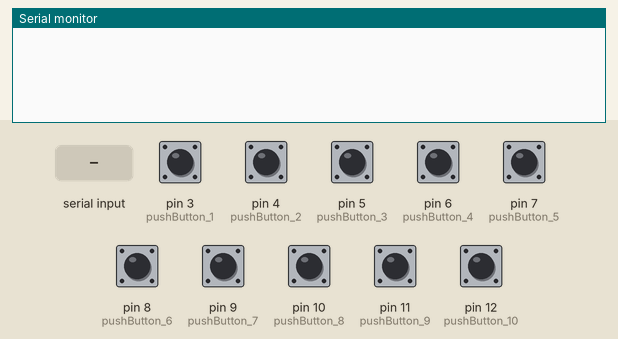
Simulated run of this sketch. Board: Arduino Uno, built with avr-gcc and run on an emulated ATmega328P. Shown: the last lines printed to the serial monitor. The test bench sets the inputs (shaded band); at power-on: pin 3 (pushButton_1), pin 4 (pushButton_2), pin 5 (pushButton_3), pin 6 (pushButton_4), pin 7 (pushButton_5), pin 8 (pushButton_6), pin 9 (pushButton_7), pin 10 (pushButton_8), pin 11 (pushButton_9), pin 12 (pushButton_10) LOW.

Above: at 1.2 s.
1.3 s: pin 3 (pushButton_1) pulled HIGH for 0.15 s
At 2.0 s:
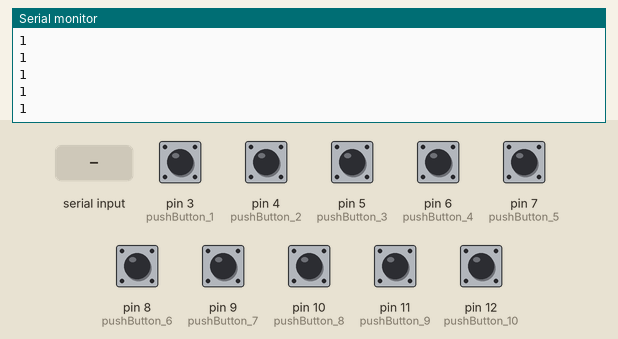
2.9 s: "0" received over Serial
At 3.7 s:
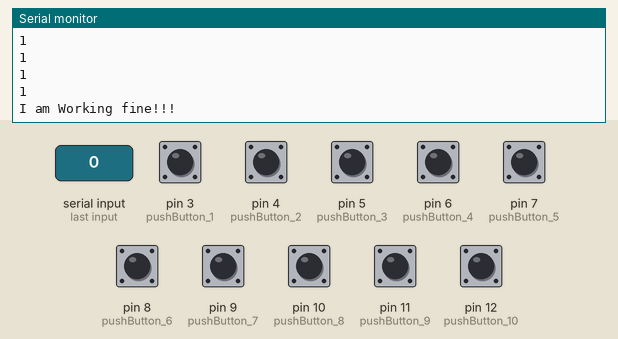
4.4 s: pin 4 (pushButton_2) pulled HIGH for 0.15 s
At 5.5 s:
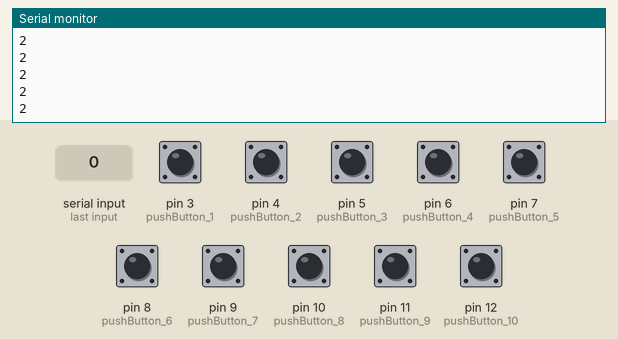
6.0 s: pin 5 (pushButton_3) pulled HIGH for 0.15 s
At 6.7 s:
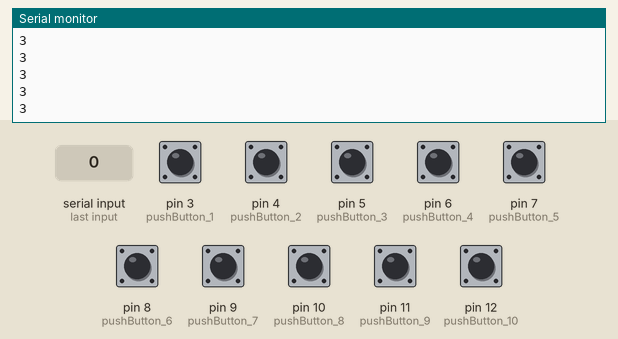
7.6 s: pin 6 (pushButton_4) pulled HIGH for 0.15 s
At 8.9 s:
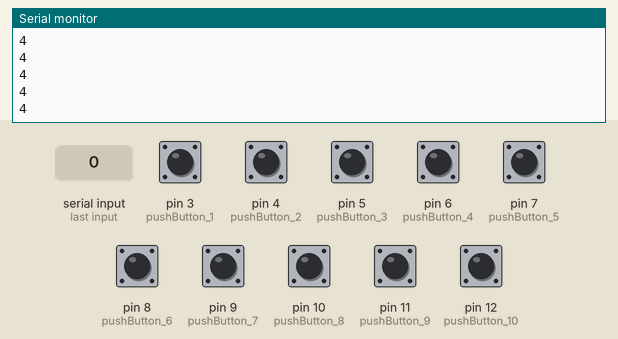
9.2 s: pin 7 (pushButton_5) pulled HIGH for 0.15 s
At 10.4 s:
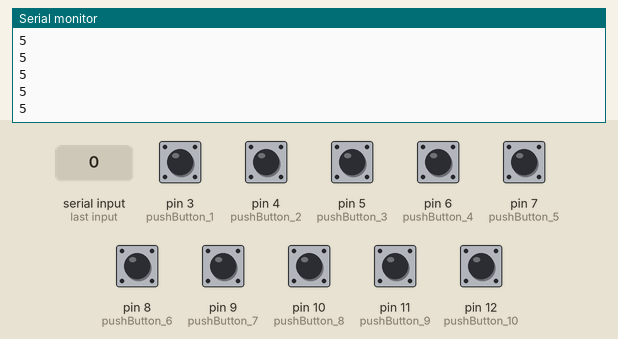
Timing chart, 0 to 11.8 s (numbered marks = the images above; inputs shaded):
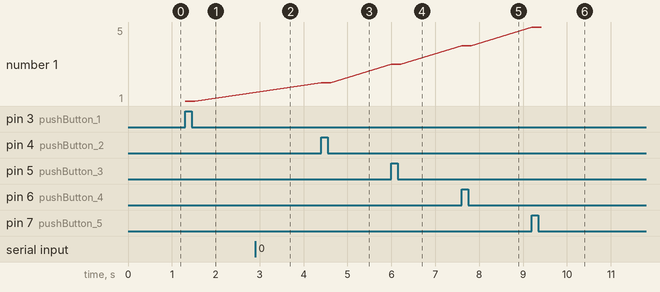

Measured:
- after the input at 1.3 s, the serial monitor: prints a new line at once (image 1)
- after the input at 2.9 s, the serial monitor: prints a new line at once (image 2)
- after the input at 4.4 s, the serial monitor: prints a new line at once (image 3)
- after the input at 6.0 s, the serial monitor: prints a new line at once (image 4)
- after the input at 7.6 s, the serial monitor: prints a new line at once (image 5)
- after the input at 9.2 s, the serial monitor: prints a new line at once (image 6)
- plotted number 1: 1 → 2 after the input at 4.4 s, 2 → 3 after the input at 6.0 s, 3 → 4 after the input at 7.6 s, 4 → 5 after the input at 9.2 s

The sketch:

FastestFingerFirst.ino
```cpp
const int buttonPin1 = 2;
const int buttonPin2 = 3;
int buttonState[10];
int timerStatus = 0;
void setup() {
  // put your setup code here, to run once:
  pinMode(3,INPUT);//pushButton 1
  pinMode(4,INPUT);//pushButton 2
  pinMode(5,INPUT);//pushButton 3
  pinMode(6,INPUT);//pushButton 4
  pinMode(7,INPUT);//pushButton 5
  pinMode(8,INPUT);//pushButton 6
  pinMode(9,INPUT);//pushButton 7
  pinMode(10,INPUT);//pushButton 8
  pinMode(11,INPUT);//pushButton 9
  pinMode(12,INPUT);//pushButton 10

  Serial.begin(9600);
}

void loop() {
  // put your main code here, to run repeatedly:
  buttonState[0] = digitalRead(3);
  buttonState[1] = digitalRead(4);
  buttonState[2] = digitalRead(5);
  buttonState[3] = digitalRead(6);
  buttonState[4] = digitalRead(7);
  buttonState[5] = digitalRead(8);
  buttonState[6] = digitalRead(9);
  buttonState[7] = digitalRead(10);
  buttonState[8] = digitalRead(11);
  buttonState[9] = digitalRead(12);

  if(Serial.available())
    {
        if(Serial.read() == 48)//48 ASCII code of 0
          Serial.println("I am Working fine!!!");
    }
 if(buttonState[0] == HIGH)
    Serial.println(1);
 if(buttonState[1] == HIGH)
    Serial.println(2);
 if(buttonState[2] == HIGH)
    Serial.println(3);
 if(buttonState[3] == HIGH)
    Serial.println(4);
 if(buttonState[4] == HIGH)
    Serial.println(5);
 if(buttonState[5] == HIGH)
    Serial.println(6);
 if(buttonState[6] == HIGH)
    Serial.println(7);
 if(buttonState[7] == HIGH)
    Serial.println(8);
 if(buttonState[8] == HIGH)
    Serial.println(9);
 if(buttonState[9] == HIGH)
    Serial.println(0);


}
```
